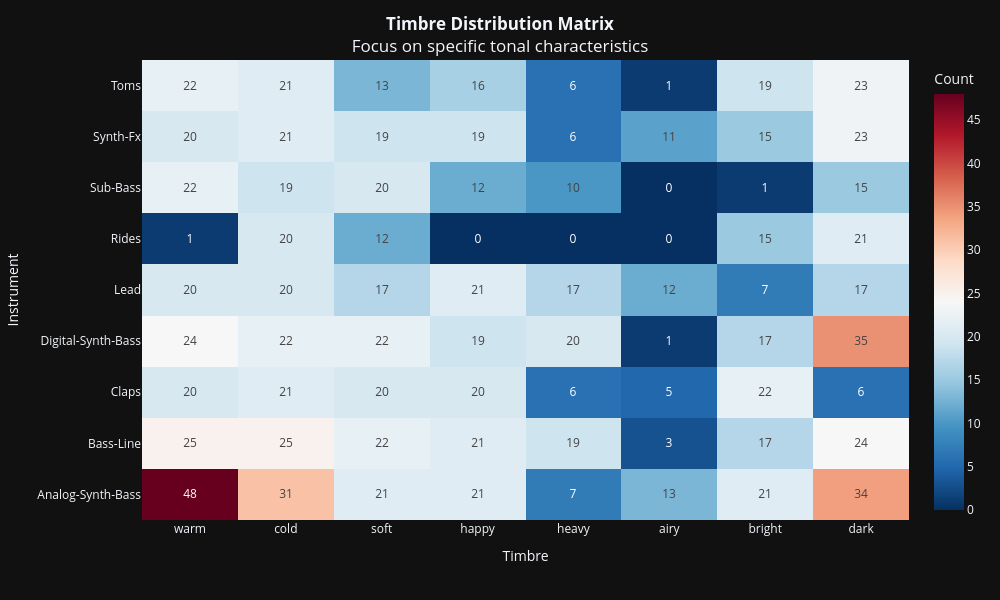

Notebook cell for this chart:
### Code cell
async def plot_timbre_matrix():
    print("Connessione al Database Audio...")
    repo = get_audio_repository()

    docs = await repo.find_all()
    print(f"Analisi di {len(docs)} documenti per i timbri richiesti...")

    if not docs:
        print("Nessun dato trovato.")
        return

    target_timbres = [
        "warm", "cold", "soft", "happy",
        "heavy", "airy", "bright", "dark"
    ]

    data = []

    for doc in docs:
        # A. STRUMENTO (Main Category)
        instrument = doc.metadata.main_category
        if not instrument:
            continue

        instrument = instrument.replace("?", "").strip().title()

        # B. TIMBRO (Tags)
        tags = doc.metadata.categories or []
        if isinstance(tags, str):
            tags = [tags]

        for tag in tags:
            tag_clean = tag.strip().lower()

            if tag_clean in target_timbres:
                data.append({
                    "Source (Instrument)": instrument,
                    "Timbre": tag_clean
                })

    df = pd.DataFrame(data)

    if df.empty:
        print("Nessuno dei timbri richiesti è stato trovato nel dataset.")
        return

    matrix = pd.crosstab(df['Source (Instrument)'], df['Timbre'])
    existing_columns = [t for t in target_timbres if t in matrix.columns]
    matrix = matrix[existing_columns]

    # 5. Visualizzazione
    fig = px.imshow(
        matrix,
        labels=dict(x="Timbre Attribute", y="Instrument Source", color="Count"),
        x=matrix.columns,
        y=matrix.index,
        text_auto=True,
        aspect="auto",
        color_continuous_scale="RdBu_r", # Rosso = Molto presente, Blu = Assente
        origin='lower'
    )

    fig.update_layout(
        title=f"<b>Timbre Distribution Matrix</b><br>Focus on specific tonal characteristics",
        title_x=0.5,
        width=1000,
        height=600,
        xaxis={'side': 'bottom', 'title': 'Timbre'},
        yaxis={'title': 'Instrument'}
    )

    fig.show()

await plot_timbre_matrix()

### Figure 1 — Plotly figure (JSON) as saved in the notebook; plotly's stock layout.template omitted (floating-point values rounded to 4 significant figures)
{"data": [{"coloraxis": "coloraxis", "name": "0", "texttemplate": "%{z}", "x": ["warm", "cold", "soft", "happy", "heavy", "airy", "bright", "dark"], "y": ["Analog-Synth-Bass", "Bass-Line", "Claps", "Digital-Synth-Bass", "Lead", "Rides", "Sub-Bass", "Synth-Fx", "Toms"], "z": [[48, 31, 21, 21, 7, 13, 21, 34], [25, 25, 22, 21, 19, 3, 17, 24], [20, 21, 20, 20, 6, 5, 22, 6], [24, 22, 22, 19, 20, 1, 17, 35], [20, 20, 17, 21, 17, 12, 7, 17], [1, 20, 12, 0, 0, 0, 15, 21], [22, 19, 20, 12, 10, 0, 1, 15], [20, 21, 19, 19, 6, 11, 15, 23], [22, 21, 13, 16, 6, 1, 19, 23]], "type": "heatmap", "xaxis": "x", "yaxis": "y", "hovertemplate": "Timbre Attribute: %{x}<br>Instrument Source: %{y}<br>Count: %{z}<extra></extra>"}], "layout": {"xaxis": {"anchor": "y", "domain": [0.0, 1.0], "title": {"text": "Timbre"}, "side": "bottom"}, "yaxis": {"anchor": "x", "domain": [0.0, 1.0], "autorange": true, "title": {"text": "Instrument"}}, "coloraxis": {"colorbar": {"title": {"text": "Count"}}, "colorscale": [[0.0, "rgb(5,48,97)"], [0.1, "rgb(33,102,172)"], [0.2, "rgb(67,147,195)"], [0.3, "rgb(146,197,222)"], [0.4, "rgb(209,229,240)"], [0.5, "rgb(247,247,247)"], [0.6, "rgb(253,219,199)"], [0.7, "rgb(244,165,130)"], [0.8, "rgb(214,96,77)"], [0.9, "rgb(178,24,43)"], [1.0, "rgb(103,0,31)"]]}, "margin": {"t": 60}, "title": {"text": "<b>Timbre Distribution Matrix</b><br>Focus on specific tonal characteristics", "x": 0.5}, "width": 1000, "height": 600}}
